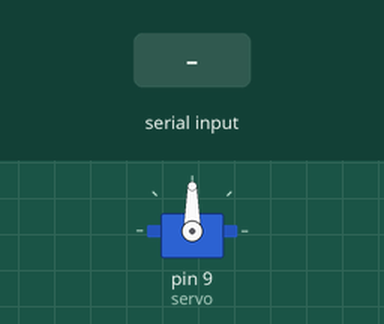
Bench run of a sketch on a simulated Arduino Uno, built with avr-gcc and run on an emulated ATmega328P. Parts: servo. The inputs (shaded band) are chosen by the test bench.

Above: at 1.2 s.
1.3 s: "F" received over the second serial link
At 2.1 s:
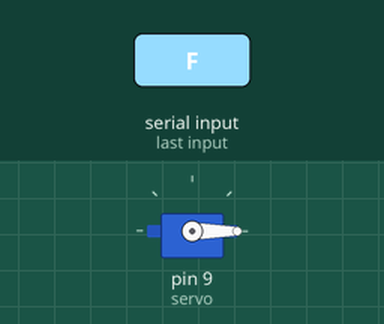
3.8 s: "B" received over the second serial link
At 4.1 s:
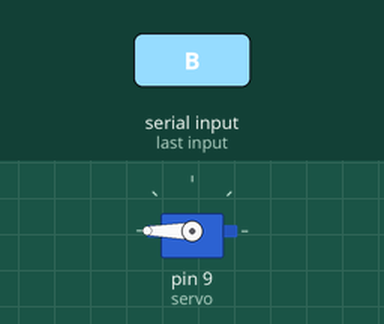
6.3 s: "S" received over the second serial link
At 7.1 s:
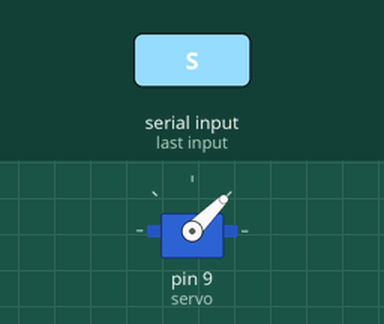
8.8 s: "T" received over the second serial link
At 9.1 s:
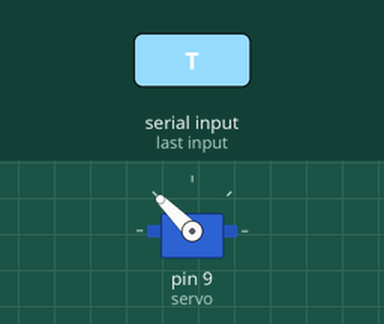
Timing chart, 0 to 11.8 s (numbered marks = the images above; inputs shaded):
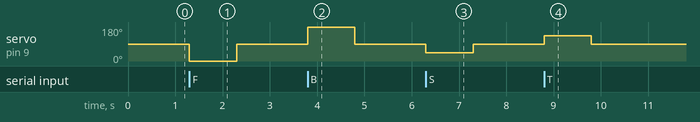

Measured:
- after the input at 1.3 s, servo on pin 9 (servo): 90° → 0° at once, → 90° 1.0 s later
- after the input at 3.8 s, servo on pin 9 (servo): 90° → 180° at once, → 90° 1.0 s later
- after the input at 6.3 s, servo on pin 9 (servo): 90° → 45° at once, → 90° 1.0 s later
- after the input at 8.8 s, servo on pin 9 (servo): 90° → 135° at once, → 90° 1.0 s later

The sketch:

ServoControl.ino
```cpp
#include <Servo.h>
#include <SoftwareSerial.h>

#define bluetoothTx 1 // TX pin of Bluetooth should be connected to pin 1 of Arduino
#define bluetoothRx 0 // RX pin of Bluetooth should be connected to pin 0 of Arduino

Servo servo;

SoftwareSerial bluetooth(bluetoothTx, bluetoothRx);

void setup() {
  // Setup Bluetooth serial connection
  bluetooth.begin(9600);

  // Attach servo to pin 9
  servo.attach(9);
}

void loop() {
  if (bluetooth.available() > 0) {
    char command = bluetooth.read();
    // Control servo motor based on received commands
    switch(command) {
      case 'F':
        servo.write(0); // Forward direction
        delay(1000); // Spray for 1 second, adjust as needed
        break;
      case 'B':
        servo.write(180); // Backward direction
        delay(1000); // Spray for 1 second, adjust as needed
        break;
      case 'L':
        servo.write(90); // Left direction
        delay(1000); // Spray for 1 second, adjust as needed
        break;
      case 'R':
        servo.write(270); // Right direction
        delay(1000); // Spray for 1 second, adjust as needed
        break;
      case 'S':
        servo.write(45); // Diagonal left
        delay(1000); // Spray for 1 second, adjust as needed
        break;
      case 'T':
        servo.write(135); // Diagonal right
        delay(1000); // Spray for 1 second, adjust as needed
        break;
    }
    // After spraying, return to the neutral position
    servo.write(90);
  }
}
```
